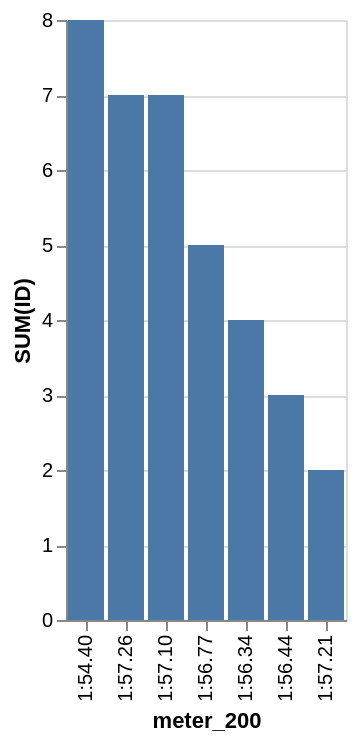

Express this chart as Vega-Lite.
### Vega-Lite specification from a JSON file in a GitHub repository (floating-point values rounded to 4 significant figures)
{"data": {"values": [{"x_data": "1:54.40", "y_data": 8}, {"x_data": "1:57.26", "y_data": 7}, {"x_data": "1:57.10", "y_data": 7}, {"x_data": "1:56.77", "y_data": 5}, {"x_data": "1:56.34", "y_data": 4}, {"x_data": "1:56.44", "y_data": 3}, {"x_data": "1:57.21", "y_data": 2}]}, "mark": "bar", "encoding": {"x": {"field": "x_data", "type": "nominal", "title": "meter_200", "sort": {"op": "sum", "field": "y_data", "order": "descending"}}, "y": {"field": "y_data", "type": "quantitative", "title": "SUM(ID)"}}}
